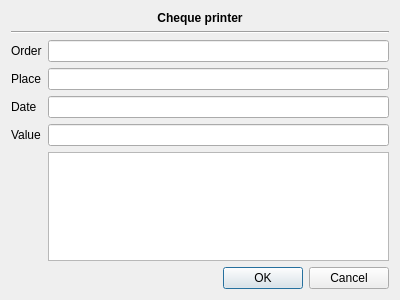
<?xml version="1.0" encoding="UTF-8"?>
<ui version="4.0">
 <class>Tools::ChequePrinterDialog</class>
 <widget class="QDialog" name="Tools::ChequePrinterDialog">
  <property name="geometry">
   <rect>
    <x>0</x>
    <y>0</y>
    <width>400</width>
    <height>300</height>
   </rect>
  </property>
  <property name="windowTitle">
   <string>Dialog</string>
  </property>
  <layout class="QGridLayout" name="gridLayout">
   <item row="0" column="0" colspan="2">
    <widget class="QLabel" name="label">
     <property name="sizePolicy">
      <sizepolicy hsizetype="Preferred" vsizetype="Fixed">
       <horstretch>0</horstretch>
       <verstretch>0</verstretch>
      </sizepolicy>
     </property>
     <property name="font">
      <font>
       <weight>75</weight>
       <bold>true</bold>
      </font>
     </property>
     <property name="text">
      <string>Cheque printer</string>
     </property>
     <property name="alignment">
      <set>Qt::AlignCenter</set>
     </property>
    </widget>
   </item>
   <item row="2" column="0">
    <widget class="QLabel" name="label_2">
     <property name="text">
      <string>Order</string>
     </property>
    </widget>
   </item>
   <item row="2" column="1">
    <widget class="QLineEdit" name="order"/>
   </item>
   <item row="4" column="1">
    <widget class="Utils::ModernDateEditor" name="date"/>
   </item>
   <item row="5" column="0">
    <widget class="QLabel" name="label_5">
     <property name="text">
      <string>Value</string>
     </property>
    </widget>
   </item>
   <item row="7" column="1">
    <spacer name="verticalSpacer">
     <property name="orientation">
      <enum>Qt::Vertical</enum>
     </property>
     <property name="sizeHint" stdset="0">
      <size>
       <width>20</width>
       <height>40</height>
      </size>
     </property>
    </spacer>
   </item>
   <item row="3" column="0">
    <widget class="QLabel" name="label_3">
     <property name="text">
      <string>Place</string>
     </property>
    </widget>
   </item>
   <item row="5" column="1">
    <widget class="QLineEdit" name="valueLineEdit"/>
   </item>
   <item row="8" column="0" colspan="2">
    <widget class="QDialogButtonBox" name="buttonBox">
     <property name="orientation">
      <enum>Qt::Horizontal</enum>
     </property>
     <property name="standardButtons">
      <set>QDialogButtonBox::Cancel|QDialogButtonBox::Ok</set>
     </property>
    </widget>
   </item>
   <item row="1" column="0" colspan="2">
    <widget class="Line" name="line">
     <property name="orientation">
      <enum>Qt::Horizontal</enum>
     </property>
    </widget>
   </item>
   <item row="4" column="0">
    <widget class="QLabel" name="label_4">
     <property name="text">
      <string>Date</string>
     </property>
    </widget>
   </item>
   <item row="3" column="1">
    <widget class="QLineEdit" name="place"/>
   </item>
   <item row="6" column="1">
    <widget class="QListWidget" name="valueListWidget"/>
   </item>
  </layout>
 </widget>
 <customwidgets>
  <customwidget>
   <class>Utils::ModernDateEditor</class>
   <extends>QLineEdit</extends>
   <header location="global">utils/widgets/moderndateeditor.h</header>
  </customwidget>
 </customwidgets>
 <resources/>
 <connections>
  <connection>
   <sender>buttonBox</sender>
   <signal>accepted()</signal>
   <receiver>Tools::ChequePrinterDialog</receiver>
   <slot>accept()</slot>
   <hints>
    <hint type="sourcelabel">
     <x>248</x>
     <y>254</y>
    </hint>
    <hint type="destinationlabel">
     <x>157</x>
     <y>274</y>
    </hint>
   </hints>
  </connection>
  <connection>
   <sender>buttonBox</sender>
   <signal>rejected()</signal>
   <receiver>Tools::ChequePrinterDialog</receiver>
   <slot>reject()</slot>
   <hints>
    <hint type="sourcelabel">
     <x>316</x>
     <y>260</y>
    </hint>
    <hint type="destinationlabel">
     <x>286</x>
     <y>274</y>
    </hint>
   </hints>
  </connection>
 </connections>
</ui>
